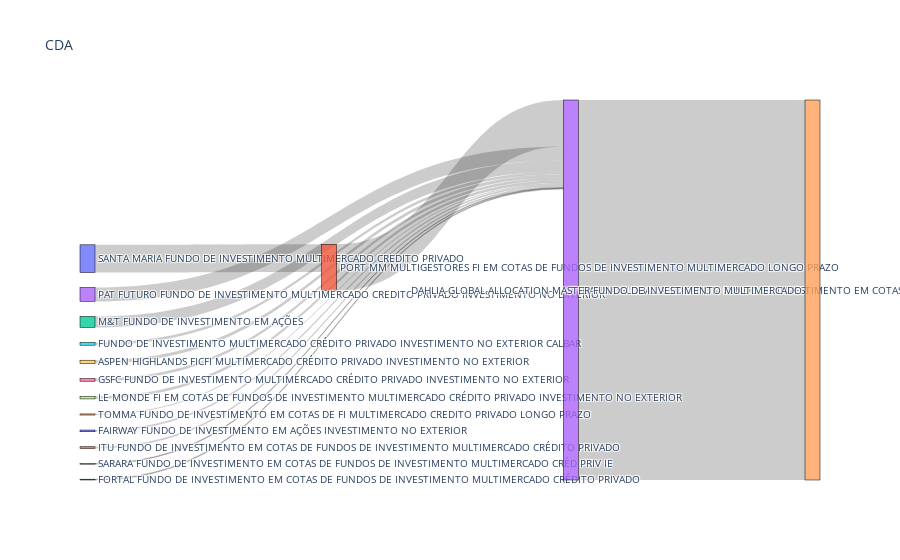

Notebook cell for this chart:
### Code cell
fig = go.Figure(data=[go.Sankey(
    valueformat = ".0f",
    #valuesuffix = "TWh",
    # Define nodes
    node = dict(
      pad = 15,
      thickness = 15,
      line = dict(color = "black", width = 0.5),
      label =  label
      #color =  data['data'][0]['node']['color']
    ),
    # Add links
    link = dict(
      source =  source,
      target =  target,
      value =  value,
      #label =  data['data'][0]['link']['label'],
      #color =  data['data'][0]['link']['color']
))])

fig.update_layout(title_text="CDA", font_size=10)
fig.show()

### Figure 1 — Plotly figure (JSON) as saved in the notebook; plotly's stock layout.template omitted (floating-point values rounded to 4 significant figures)
{"data": [{"link": {"source": [0, 0, 1, 2, 3, 4, 5, 6, 7, 8, 9, 10, 11, 12, 13], "target": [1, 1, 13, 13, 13, 13, 13, 13, 13, 13, 13, 13, 13, 13, 14], "value": [2093000.0, 2093000.0, 7034000.0, 1660000.0, 2109000.0, 167100.0, 424900.0, 400200.0, 408100.0, 106900.0, 512200.0, 260600.0, 261900.0, 122200.0, 57500000.0]}, "node": {"label": ["SANTA MARIA FUNDO DE INVESTIMENTO MULTIMERCADO CREDITO PRIVADO", "PORT MM MULTIGESTORES FI EM COTAS DE FUNDOS DE INVESTIMENTO MULTIMERCADO LONGO PRAZO", "M&T FUNDO DE INVESTIMENTO EM AÇÕES", "PAT FUTURO FUNDO DE INVESTIMENTO MULTIMERCADO CREDITO PRIVADO INVESTIMENTO NO EXTERIOR", "TOMMA FUNDO DE INVESTIMENTO EM COTAS DE FI MULTIMERCADO CREDITO PRIVADO LONGO PRAZO", "FUNDO DE INVESTIMENTO MULTIMERCADO CRÉDITO PRIVADO INVESTIMENTO NO EXTERIOR CALBAR", "GSFC FUNDO DE INVESTIMENTO MULTIMERCADO CRÉDITO PRIVADO INVESTIMENTO NO EXTERIOR", "LE MONDE FI EM COTAS DE FUNDOS DE INVESTIMENTO MULTIMERCADO CRÉDITO PRIVADO INVESTIMENTO NO EXTERIOR", "SARARA FUNDO DE INVESTIMENTO EM COTAS DE FUNDOS DE INVESTIMENTO MULTIMERCADO CRÉD PRIV IE", "ASPEN HIGHLANDS FICFI MULTIMERCADO CRÉDITO PRIVADO INVESTIMENTO NO EXTERIOR", "FAIRWAY FUNDO DE INVESTIMENTO EM AÇÕES INVESTIMENTO NO EXTERIOR", "ITU FUNDO DE INVESTIMENTO EM COTAS DE FUNDOS DE INVESTIMENTO MULTIMERCADO CRÉDITO PRIVADO", "FORTAL FUNDO DE INVESTIMENTO EM COTAS DE FUNDOS DE INVESTIMENTO MULTIMERCADO CRÉDITO PRIVADO", "DAHLIA GLOBAL ALLOCATION FUNDO DE INVESTIMENTO EM COTAS DE FUNDO DE INVESTIMENTO MULTIMERCADO", "DAHLIA GLOBAL ALLOCATION MASTER FUNDO DE INVESTIMENTO MULTIMERCADO"], "line": {"color": "black", "width": 0.5}, "pad": 15, "thickness": 15}, "type": "sankey", "valueformat": ".0f"}], "layout": {"font": {"size": 10}, "title": {"text": "CDA"}}}
